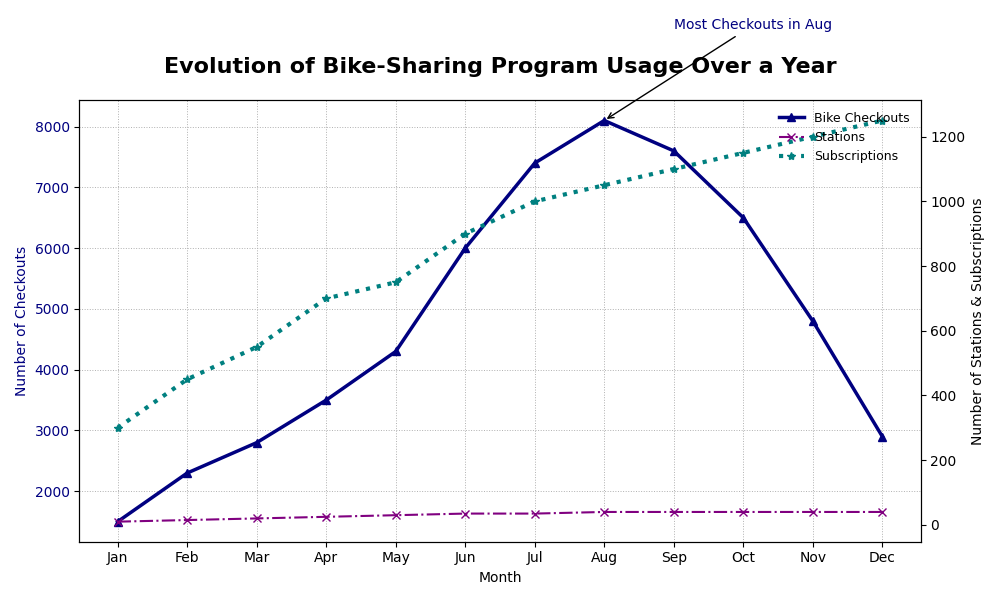

The script that drew this image:
import matplotlib.pyplot as plt
import numpy as np

# Data for the bike-sharing program over one year (January to December)
months = np.array(['Jan', 'Feb', 'Mar', 'Apr', 'May', 'Jun', 'Jul', 'Aug', 'Sep', 'Oct', 'Nov', 'Dec'])
checkouts = np.array([1500, 2300, 2800, 3500, 4300, 6000, 7400, 8100, 7600, 6500, 4800, 2900])
stations = np.array([10, 15, 20, 25, 30, 35, 35, 40, 40, 40, 40, 40])
subscriptions = np.array([300, 450, 550, 700, 750, 900, 1000, 1050, 1100, 1150, 1200, 1250])

fig, ax1 = plt.subplots(figsize=(10, 6))

# Updated plotting with different markers and line styles
ax1.plot(months, checkouts, color='navy', linestyle='-', marker='^', linewidth=2.5, label='Bike Checkouts')
ax1.set_xlabel('Month')
ax1.set_ylabel('Number of Checkouts', color='navy')
ax1.tick_params(axis='y', labelcolor='navy')
ax1.set_title("Evolution of Bike-Sharing Program Usage Over a Year", fontsize=16, fontweight='bold', pad=20)

# Secondary y-axis for station count and subscription numbers with altered styles
ax2 = ax1.twinx()
ax2.plot(months, stations, color='purple', linestyle='-.', marker='x', linewidth=1.5, label='Stations')
ax2.plot(months, subscriptions, color='teal', linestyle=':', marker='*', linewidth=3, label='Subscriptions')
ax2.set_ylabel('Number of Stations & Subscriptions', color='black')
ax2.tick_params(axis='y', labelcolor='black')

# Changed legend positioning and styling
lines1, labels1 = ax1.get_legend_handles_labels()
lines2, labels2 = ax2.get_legend_handles_labels()
ax2.legend(lines1 + lines2, labels1 + labels2, loc='upper right', fontsize=9, frameon=False)

# Annotate with modified style
max_checkouts_month = months[np.argmax(checkouts)]
max_checkouts_value = max(checkouts)
ax1.annotate(f'Most Checkouts in {max_checkouts_month}', 
             xy=(max_checkouts_month, max_checkouts_value), 
             xytext=(8, max_checkouts_value + 1500),
             arrowprops=dict(facecolor='grey', arrowstyle='->'), fontsize=10, color='navy')

# Altered grid style
ax1.grid(True, which='both', linestyle=':', linewidth=0.7)
ax2.grid(False)

plt.tight_layout()
plt.show()
